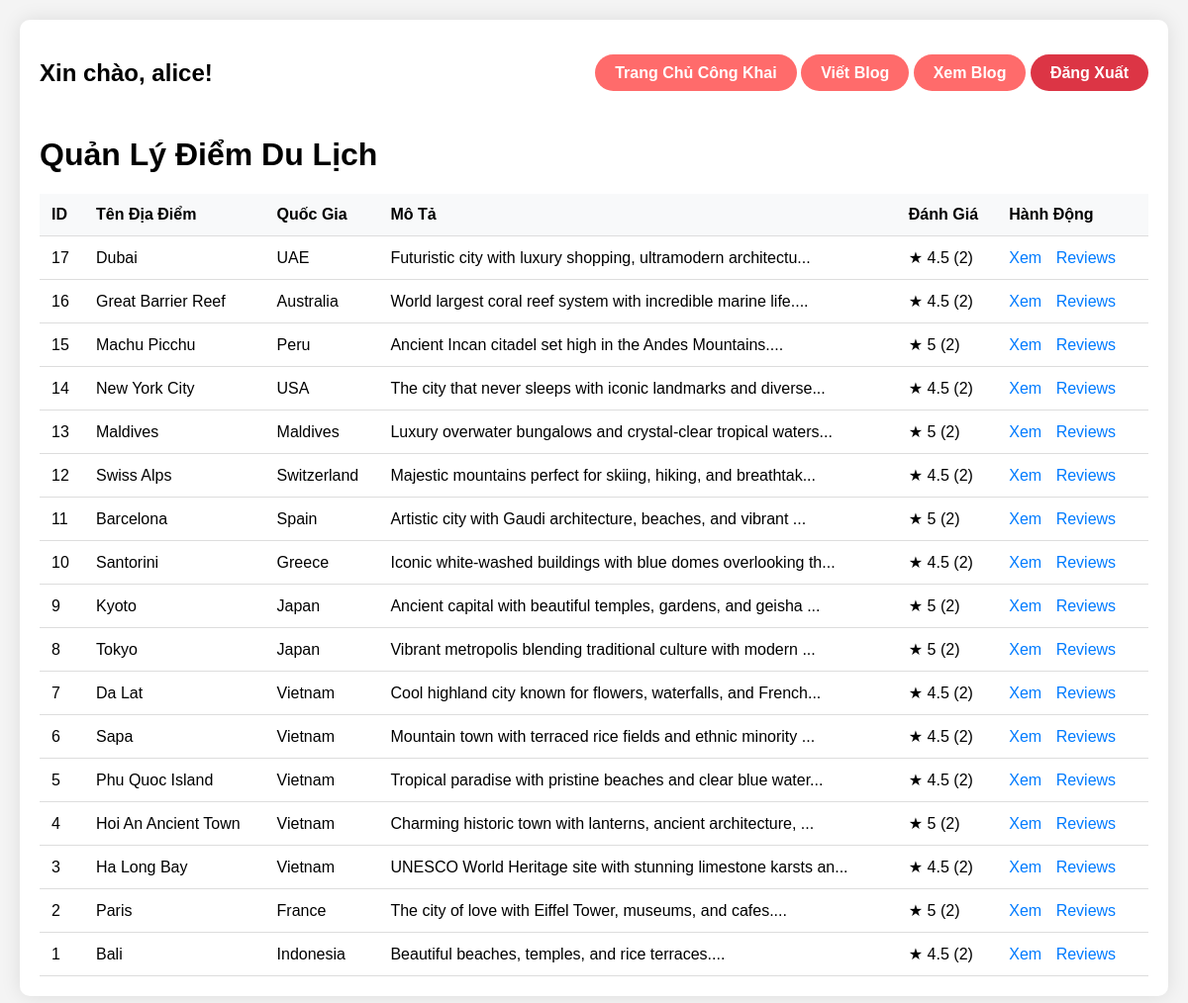
/ (signed in), run on the app's committed database.
### tables this page shows
CREATE TABLE IF NOT EXISTS destinations (
    destination_id INT AUTO_INCREMENT PRIMARY KEY,
    name VARCHAR(100) NOT NULL,
    country VARCHAR(100) NOT NULL,
    description TEXT,
    image_url VARCHAR(10000),
     category VARCHAR(50),
    province VARCHAR(100)
);

### index.php (the view, shortened to what this page needs)
<?php
include 'config.php';
$is_admin = ($_SESSION['role'] ?? 'user') === 'admin';
$query = "SELECT * FROM destinations WHERE 1=1";
$query .= " ORDER BY destination_id DESC";
$stmt = $conn->prepare($query);
$stmt->execute();
$result = $stmt->get_result();
?>
<!DOCTYPE html>
<html lang="vi">
<head>
</head>
<body>
<div class="container">
    <div class="header">
        <h2>Xin chào, <strong><?= htmlspecialchars($_SESSION['username']) ?></strong>!</h2>
        <div>
            <a href="landing.php" class="btn">Trang Chủ Công Khai</a>
            <?php if (!$is_admin): ?>
                <a href="add_blog.php" class="btn">Viết Blog</a>
                <a href="blogs.php" class="btn">Xem Blog</a>
            <?php endif; ?>
            <a href="logout.php" class="btn btn-logout">Đăng Xuất</a>
        </div>
    </div>
    <h1>Quản Lý Điểm Du Lịch</h1>
    <table>
        <thead>
            <tr>
                <th>ID</th>
                <th>Tên Địa Điểm</th>
                <th>Quốc Gia</th>
                <th>Mô Tả</th>
                <th>Đánh Giá</th>
                <th>Hành Động</th>
            </tr>
        </thead>
        <tbody>
            <?php if ($result && $result->num_rows > 0): ?>
                <?php while ($row = $result->fetch_assoc()): ?>
                    <?php
                    $review_stmt = $conn->prepare("SELECT AVG(rating) as avg_rating, COUNT(*) as review_count FROM reviews WHERE destination_id = ?");
                    $review_stmt->bind_param("i", $row['destination_id']);
                    $review_stmt->execute();
                    $review_result = $review_stmt->get_result();
                    $review_data = $review_result->fetch_assoc();
                    $avg_rating = $review_data['avg_rating'] ? round($review_data['avg_rating'], 1) : 'Chưa có';
                    $review_count = $review_data['review_count'] ?? 0;
                    ?>
                    <tr>
                        <td><?= $row['destination_id'] ?></td>
                        <td><?= htmlspecialchars($row['name']) ?></td>
                        <td><?= htmlspecialchars($row['country']) ?></td>
                        <td><?= htmlspecialchars(substr($row['description'], 0, 60)) ?>...</td>
                        <td>★ <?= $avg_rating ?> (<?= $review_count ?>)</td>
                        <td class="action-links">
                            <a href="detail.php?id=<?= $row['destination_id'] ?>" class="view">Xem</a>
                            <a href="reviews.php?destination_id=<?= $row['destination_id'] ?>" class="view">Reviews</a>
                        </td>
                    </tr>
                <?php endwhile; ?>
            <?php else: ?>
                <tr><td colspan="8" style="text-align:center; padding:30px;">Không có dữ liệu</td></tr>
            <?php endif; ?>
        </tbody>
    </table>
</div>
</body>
</html>

### index.php (style rules this page uses)
body { font-family: Arial, sans-serif; margin: 0; padding: 20px; background: #f4f4f4; }
.container { max-width: 1200px; margin: 0 auto; background: white; padding: 20px; border-radius: 10px; box-shadow: 0 0 20px rgba(0,0,0,0.1); }
.header { display: flex; justify-content: space-between; align-items: center; margin-bottom: 30px; flex-wrap: wrap; gap: 15px; }
.header a { text-decoration: none; }
.btn { padding: 10px 20px; background: #ff6b6b; color: white; border-radius: 50px; text-decoration: none; font-weight: bold; }
.btn-logout { background: #dc3545; }
table { width: 100%; border-collapse: collapse; margin-top: 20px; }
th, td { padding: 12px; text-align: left; border-bottom: 1px solid #ddd; }
th { background: #f8f9fa; }
.action-links a { margin-right: 10px; text-decoration: none; }
.view { color: #007bff; }

### data on the page
destinations: destination_id "17", name "Dubai", country "UAE", description "Futuristic city with luxury shopping, ultramodern architectu", avg_rating "4.5", review_count "2"
destinations: destination_id "16", name "Great Barrier Reef", country "Australia", description "World largest coral reef system with incredible marine life.", avg_rating "4.5", review_count "2"
destinations: destination_id "15", name "Machu Picchu", country "Peru", description "Ancient Incan citadel set high in the Andes Mountains.", avg_rating "5", review_count "2"
destinations: destination_id "14", name "New York City", country "USA", description "The city that never sleeps with iconic landmarks and diverse", avg_rating "4.5", review_count "2"
destinations: destination_id "13", name "Maldives", country "Maldives", description "Luxury overwater bungalows and crystal-clear tropical waters", avg_rating "5", review_count "2"
destinations: destination_id "12", name "Swiss Alps", country "Switzerland", description "Majestic mountains perfect for skiing, hiking, and breathtak", avg_rating "4.5", review_count "2"
destinations: destination_id "11", name "Barcelona", country "Spain", description "Artistic city with Gaudi architecture, beaches, and vibrant", avg_rating "5", review_count "2"
destinations: destination_id "10", name "Santorini", country "Greece", description "Iconic white-washed buildings with blue domes overlooking th", avg_rating "4.5", review_count "2"
destinations: destination_id "9", name "Kyoto", country "Japan", description "Ancient capital with beautiful temples, gardens, and geisha", avg_rating "5", review_count "2"
destinations: destination_id "8", name "Tokyo", country "Japan", description "Vibrant metropolis blending traditional culture with modern", avg_rating "5", review_count "2"
destinations: destination_id "7", name "Da Lat", country "Vietnam", description "Cool highland city known for flowers, waterfalls, and French", avg_rating "4.5", review_count "2"
destinations: destination_id "6", name "Sapa", country "Vietnam", description "Mountain town with terraced rice fields and ethnic minority", avg_rating "4.5", review_count "2"
destinations: destination_id "5", name "Phu Quoc Island", country "Vietnam", description "Tropical paradise with pristine beaches and clear blue water", avg_rating "4.5", review_count "2"
destinations: destination_id "4", name "Hoi An Ancient Town", country "Vietnam", description "Charming historic town with lanterns, ancient architecture,", avg_rating "5", review_count "2"
destinations: destination_id "3", name "Ha Long Bay", country "Vietnam", description "UNESCO World Heritage site with stunning limestone karsts an", avg_rating "4.5", review_count "2"
destinations: destination_id "2", name "Paris", country "France", description "The city of love with Eiffel Tower, museums, and cafes.", avg_rating "5", review_count "2"
destinations: destination_id "1", name "Bali", country "Indonesia", description "Beautiful beaches, temples, and rice terraces.", avg_rating "4.5", review_count "2"

### other printed values
$_SESSION['username'] "alice"
